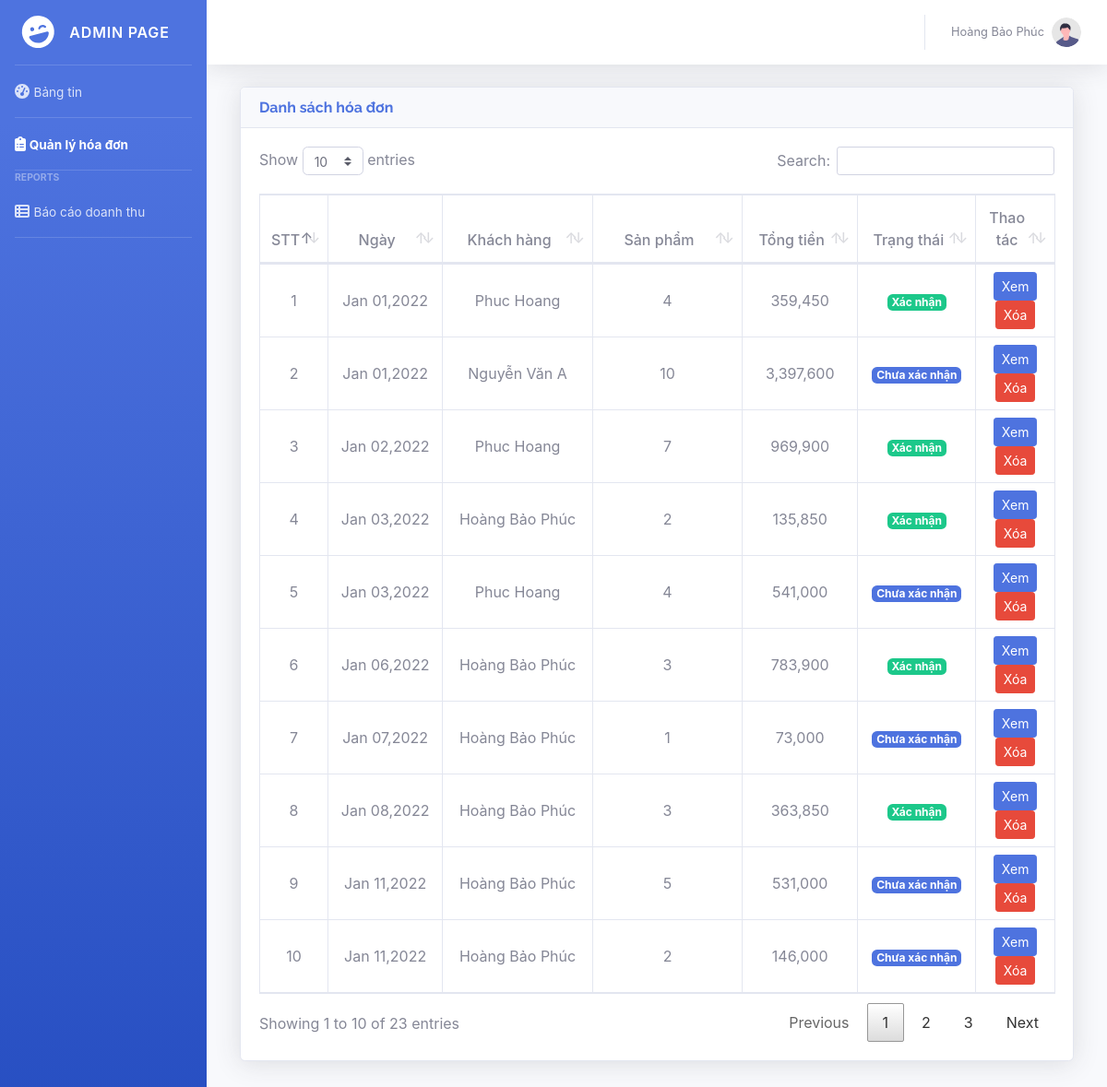
/admin/index.php?page=orders (signed in), run on the app's committed database.
### tables this page shows
CREATE TABLE `orders` (
  `id` int(30) NOT NULL,
  `customer_id` int(30) NOT NULL,
  `address` text NOT NULL,
  `total_amount` float NOT NULL,
  `status` tinyint(1) NOT NULL DEFAULT 0,
  `date_created` datetime NOT NULL DEFAULT current_timestamp()
);

CREATE TABLE `customers` (
  `id` int(30) NOT NULL,
  `name` text NOT NULL,
  `address` text NOT NULL,
  `contact` varchar(100) NOT NULL,
  `email` varchar(150) NOT NULL,
  `password` text NOT NULL,
  `date_created` datetime NOT NULL DEFAULT current_timestamp()
);

### admin/orders.php (the view, shortened to what this page needs)
<?php include('db_connect.php');?>
<div class="container-fluid mg-bt-170">
	<div class="col-lg-12">
		<div class="row">
			<div class="col-md-12">
				<div class="card shadow mb-4">
					<div class="card-header">
						<h6 class="font-weight-bold text-primary" style="margin: 0;">Danh sách hóa đơn</h6>
					</div>
					<div class="card-body">
						<table class="table table-bordered table-hover">
							<colgroup>
								<col width="5%">
								<col width="15%">
								<col width="20%">
								<col width="20%">
								<col width="15%">
								<col width="15%">
								<col width="10%">
							</colgroup>
							<thead>
								<tr>
									<th class="text-center">STT</th>
									<th class="text-center">Ngày</th>
									<th class="text-center">Khách hàng</th>
									<th class="text-center">Sản phẩm</th>
									<th class="text-center">Tổng tiền</th>
									<th class="text-center">Trạng thái</th>
									<th class="text-center">Thao tác</th>
								</tr>
							</thead>
							<tbody>
								<?php
								$i = 1;
								$orders = $conn->query("SELECT o.*,c.name FROM orders o inner join customers c on c.id = o.customer_id order by unix_timestamp(o.date_created) asc ");
								while($row=$orders->fetch_assoc()):
									$tamount = $conn->query("SELECT sum(price * qty) as amount from order_list where order_id = ".$row['id'])->fetch_array()['amount'];
									$items = $conn->query("SELECT sum(qty) as items from order_list where order_id = ".$row['id'])->fetch_array()['items'];
								?>
								<tr>
									<td class="text-center"><?php echo $i++ ?></td>
									<td class="text-center">
										<p><?php echo date("M d,Y",strtotime($row['date_created'])) ?></p>
									</td>
									<td class="text-center">
										<p><?php echo ucwords($row['name']) ?></p>
									</td>
									<td class="text-center">
										<p><?php echo $items ?></p>
									</td>
									<td class="text-center">
										<p class="text-center"><?php echo number_format($tamount) ?></p>
									</td>
									<td class="text-center">
										<?php if($row['status'] == 0): ?>
											<span class="badge badge-primary">Chưa xác nhận</span>
										<?php elseif($row['status'] == 1): ?>
											<span class="badge badge-success">Xác nhận</span>
										<?php endif; ?>
									</td>
									<td class="text-center">
										<button class="btn btn-sm btn-primary edit_order" type="button" data-id="<?php echo $row['id'] ?>">Xem</button>
										<button class="btn btn-sm btn-danger delete_order" type="button" data-id="<?php echo $row['id'] ?>">Xóa</button>
									</td>
								</tr>
								<?php endwhile; ?>
							</tbody>
						</table>
					</div>
				</div>
			</div>
		</div>
	</div>
</div>

### admin/assets/fullcalendar/main.css (style rules this page uses)
:root { --fc-daygrid-event-dot-width: 8px; }
:root { --fc-list-event-dot-width: 10px; --fc-list-event-hover-bg-color: #f5f5f5; }

### admin/assets/css/style.css (style rules this page uses)
body { font-family: "Open Sans", sans-serif; color: #444444; width: 100%; height: calc(100%); font-size: 12px; }
h1, h2, h3, h4, h5, h6 { font-family: "Raleway", sans-serif; }
.btn-sm { padding: .0001rem .2rem; }
table.dataTable thead .sorting_asc { background: none; }
table.dataTable thead .sorting { background: none; }
table.dataTable thead th { padding: 0.75rem; border-bottom-width: 2px; vertical-align: bottom; border-bottom: 2px solid #e3e6f0; font-weight: 500; }
table.dataTable.no-footer { vertical-align: bottom; border-bottom: 2px solid #e3e6f0; }
.mg-bt-170 { margin-bottom: 170px; }

### css/grid.css (style rules this page uses)
* { box-sizing: border-box; }
.row { display: flex; flex-wrap: wrap; margin-left: -4px; margin-right: -4px; }
@media (min-width: 740px) { .row { margin-left: -8px; margin-right: -8px; } }
@media (min-width: 1113px) { .row { margin-left: -12px; margin-right: -12px; } }

### admin/orders.php (style rules this page uses)
td { vertical-align: middle !important; }
td p { margin:unset; }

### data on the page
orders: date_created "Jan 01,2022", customer.name "Phuc Hoang", items "4", tamount "359,450", status "Xác nhận"
orders: date_created "Jan 01,2022", customer.name "Nguyễn Văn A", items "10", tamount "3,397,600", status "Chưa xác nhận"
orders: date_created "Jan 02,2022", customer.name "Phuc Hoang", items "7", tamount "969,900", status "Xác nhận"
orders: date_created "Jan 03,2022", customer.name "Hoàng Bảo Phúc", items "2", tamount "135,850", status "Xác nhận"
orders: date_created "Jan 03,2022", customer.name "Phuc Hoang", items "4", tamount "541,000", status "Chưa xác nhận"
orders: date_created "Jan 06,2022", customer.name "Hoàng Bảo Phúc", items "3", tamount "783,900", status "Xác nhận"
orders: date_created "Jan 07,2022", customer.name "Hoàng Bảo Phúc", items "1", tamount "73,000", status "Chưa xác nhận"
orders: date_created "Jan 08,2022", customer.name "Hoàng Bảo Phúc", items "3", tamount "363,850", status "Xác nhận"
orders: date_created "Jan 11,2022", customer.name "Hoàng Bảo Phúc", items "5", tamount "531,000", status "Chưa xác nhận"
orders: date_created "Jan 11,2022", customer.name "Hoàng Bảo Phúc", items "2", tamount "146,000", status "Chưa xác nhận"

### other printed values
$_SESSION['login_name'] "Hoàng Bảo Phúc"
